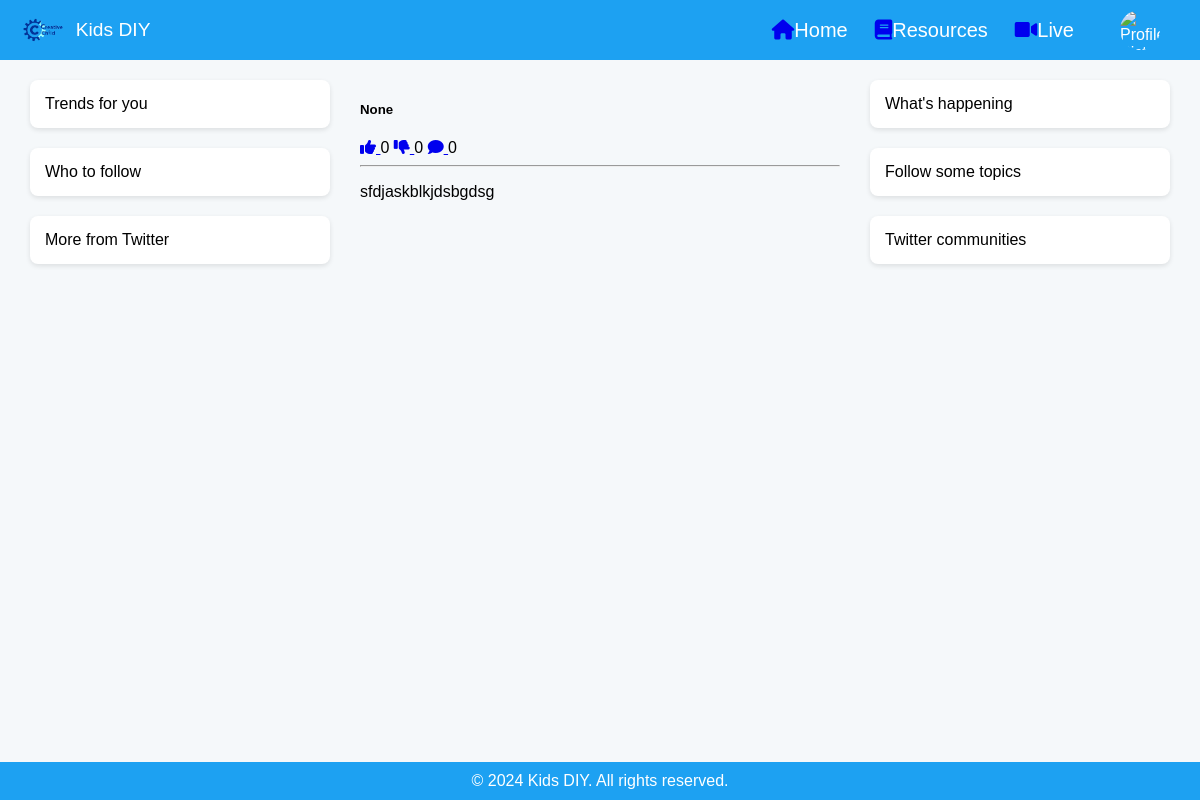
Page /diy/post/4/ on the earlier database version.
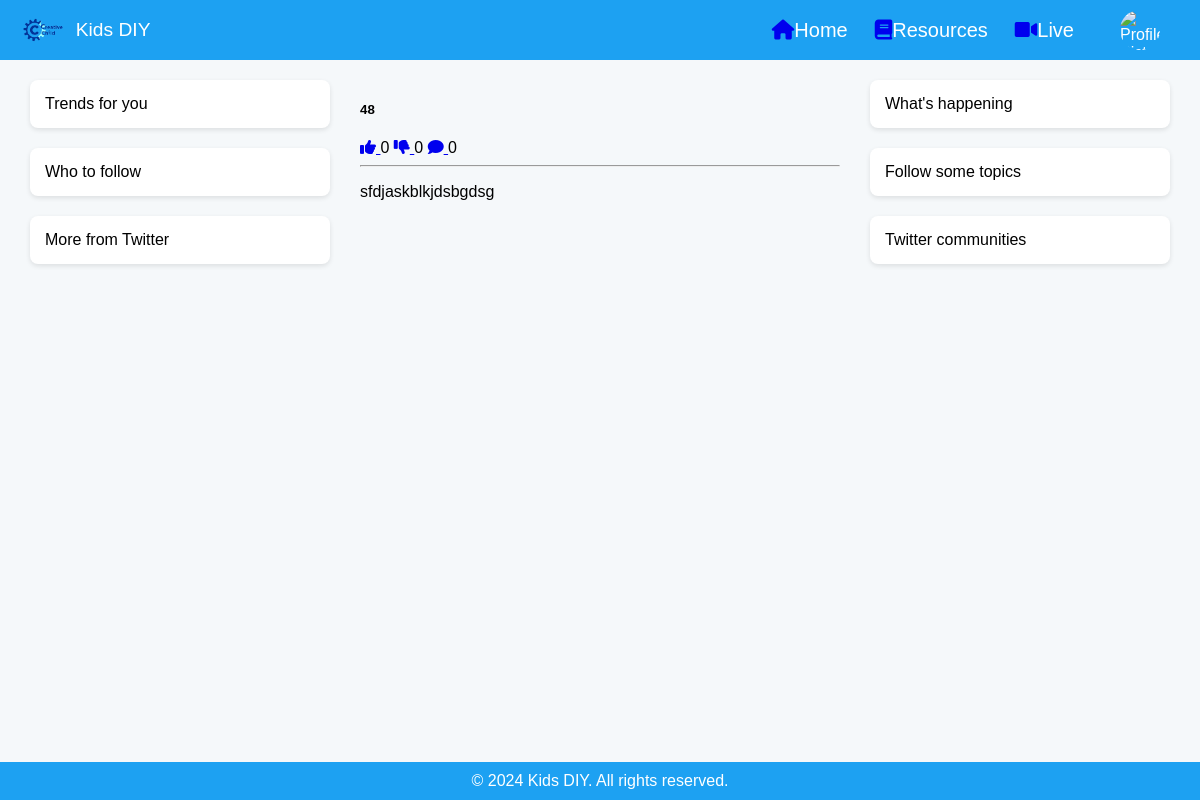
Same page on the later database version.
### resource/models.py (models this page shows, shortened)
class BaseModel(models.Model):
    created_at = models.DateTimeField(auto_now_add=True)
    updated_at = models.DateTimeField(auto_now=True)
    class Meta:
        abstract = True
        ordering = ["id"]  # Set your default ordering here

class Post(BaseModel):
    title = models.CharField(max_length=255, null=True, blank=True)
    author = models.ForeignKey(User, on_delete=models.CASCADE, related_name='post_author')
    content = models.TextField()
    attachments = models.ManyToManyField('resource.Attachment', related_name='post_attachments', blank=True)
    categories = models.ManyToManyField('account.Interest', related_name='post_categories', blank=True)
    audience = models.ForeignKey(Audience, on_delete=models.CASCADE)
    def get_likes_count(self):
        return self.likes.count()  # Count the number of likes associated with this resource
    def get_dislikes_count(self):
        return self.dislikes.count()
    def get_comments_count(self):
        return self.post_comments.count()  # Count the number of likes associated with this resource

### resource/views.py (the view)
# urls.py: path('post/<int:post_id>/', post_detail, name='post_detail'),
def post_detail(request, post_id):
    post = Post.objects.get(pk=post_id)
    return render(request, 'resource/view_post.html', {'post': post})

### resource/templates/resource/view_post.html (shortened to what this page needs)
{% extends 'base.html' %}
{% load static %}
{% block content %}
    <div class="card-body ml-5 mr-3">
    <h5>{{ post.title }}</h5>
        <div class="likes-comments-count">
            <a href="{% url 'like_post' post.id %}">
                <i class="fas fa-thumbs-up like-icon"></i>
            </a>
            <span class="like-count">{{ post.get_likes_count }}</span>
            <a href="{% url 'dislike_post' post.id %}">
                <i class="fas fa-thumbs-down dislike-icon"></i>
            </a>
            <span class="dislike-count">{{ post.get_dislikes_count }}</span>
            <a href="{% url 'comment' post.id %}">
                <i class="fas fa-comment comment-icon"></i>
            </a>
            <span class="comment-count">{{ post.get_comments_count }}</span>
        </div>
    <hr>
        <p class="card-text">{{ post.content }}</p>
    </div>
{% endblock %}

Differences in the rows shown:
changed Post "sfdjaskblkjdsbgdsg": title "None" → "48"
